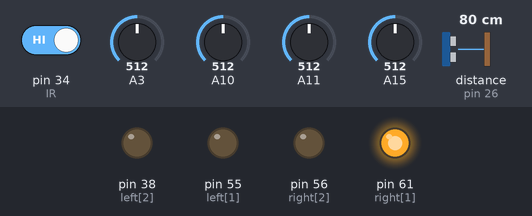
The sketch below on a simulated Arduino Mega 2560, built with avr-gcc and run on an emulated ATmega2560. Parts: output pins drawn as LEDs (lit = HIGH). Wiring (inferred from the names in the program): ultrasonic range finder: trigger pin 28; echo pin 26. The inputs (shaded band) are chosen by the test bench; at power-on: A3 = 512, distance to the obstacle (sensor on pin 26) 80 cm, pin 34 (IR) HIGH, A10 = 512, A11 = 512, A15 = 512. The echo pulse lasts 58.3 µs per cm; pins used as bus, display or sensor lines are not drawn; what the sketch prints to the serial monitor is not drawn.

Above: at 10.5 s.
10.6 s: A3 set to 544
12.1 s: A3 set to 562
At 12.4 s:
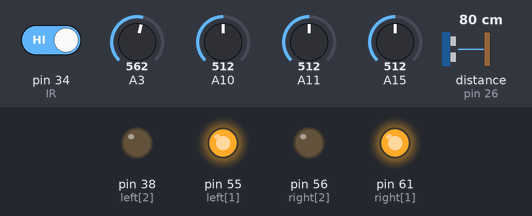
13.6 s: A3 set to 490
At 14.6 s:
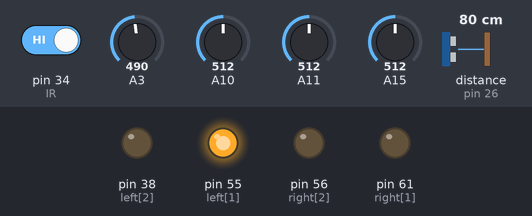
15.3 s: distance to the obstacle (sensor on pin 26) set to 35 cm
At 17.5 s:
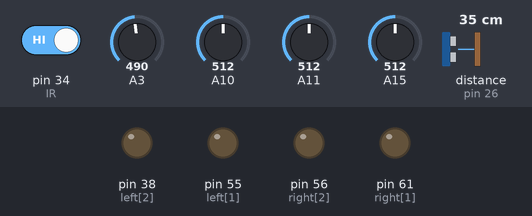
18.3 s: distance to the obstacle (sensor on pin 26) set to 60 cm
At 20.4 s:
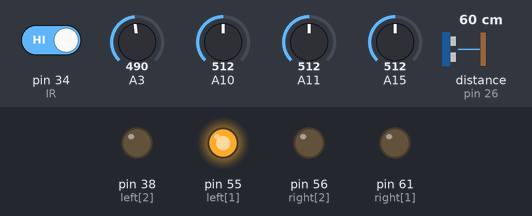
Timing chart, 0 to 21.8 s (numbered marks = the images above; inputs shaded):
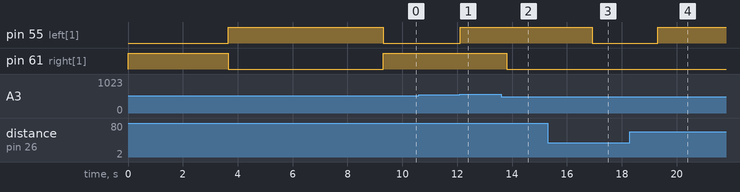

The sketch:

sumobot.ino
```cpp
#define TRIG              28
#define ECHO              26
#define VCC1              40
#define VCC2              A14
#define GND1              42
#define GND2              A5
#define IR                34
enum us_sensor_phase {
  trigger,
  sending,
  receive
};
enum us_sensor_phase ultrasonicPhase = trigger;
unsigned long ultrasonicPhaseTime = 0;
unsigned long ultrasonicPulseDuration = 0;
unsigned int ultrasonicDistanceInCentimeters = 0;
unsigned int lastUltrasonicDistanceInCentimeters = 0;
int blackdifference = 40;
int left[3]={54,55,38};//step,dir,ena
int right[3]={60,61,56};
int irsensor[4]={3,11,10,15};
int mode[4];
int maxDev[4];
int getdata[32];
int getdev[32];
int getdist[32];
int reading1[4][8];
int reading2[4][8];
int lag=0;
int filterdistance=0;
int filtercount=0;
int stepcount=0;
boolean lastleft=false;
boolean justavoided=false;
int lastavoid=0;
unsigned long t[4]={0,0,0,0};
unsigned int distance = 0;
boolean leftdir[4] ={0,1,0,1};
boolean rightdir[4]={0,1,1,0};
boolean stp = false;
boolean detect[4]={false,false,false,false};
boolean enemyahead=false;
boolean avoid=false;
boolean irdata[32];
void setup() {
  for(int i=0;i<32;i++)
    irdata[i]=false;
  Serial.begin(9600);
  //Set pins
  for(int i=0;i<3;i++){
    pinMode(left[i],OUTPUT);
    pinMode(right[i],OUTPUT);
  }
  pinMode(TRIG, OUTPUT);
  pinMode(ECHO, INPUT);
  pinMode(VCC1,OUTPUT);
  pinMode(VCC2,OUTPUT);
  pinMode(GND1,OUTPUT);
  pinMode(GND2,OUTPUT);
  pinMode(IR,INPUT_PULLUP);
  //Initial states
  digitalWrite(left[2], LOW);
  digitalWrite(right[2], LOW);
  digitalWrite(VCC1,HIGH);
  digitalWrite(VCC2,HIGH);
  digitalWrite(GND1,LOW);
  digitalWrite(GND2,LOW);
  calibrate();
  delay(2000);
}
void loop(){
  refresh();
  sampleSensor();
 // for(int i=0;i<4;i++)
 // Serial.print((String)(analogRead(irsensor[i])-mode[i])+" , ");
 // Serial.println();
  if(checkIfClear(detect)){
    avoid=true;
    stepcount=0;
    }else{
         if(filterdistance<50&&filterdistance>15){
    directMov(0,7);
    lastleft=true;
  }if((filterdistance>50&&enemyahead)||(filterdistance<=15&&enemyahead)&&lastleft){
    directMov(3,2);
  }if(filterdistance<=15&&enemyahead){
    lastleft=true;
  }if((filterdistance<=15&&!enemyahead)&&!lastleft){
    directMov(2,4);
  }if(filterdistance<=15&&!enemyahead&&lastleft){
    directMov(0,7);
  }if(filterdistance>50&&!enemyahead){
    lastleft=false;
    if(lastavoid==2)directMov(2,5);
    else directMov(3,5);
  }
    }
//--------------------------------------------------
     while(avoid){
      refresh();
      sampleSensor();
      for(int i=0;i<4;i++)
      if(detect[i]){
        if(i!=lastavoid)stepcount=0;
        lastavoid=i;
      }
      switch(lastavoid){
        case 0:
        radialback();
        break;
        case 2:
        radialbackleft();
        break;
        case 3:
        radialbackright();
        break;
        case 1:
        desperation();
        break;
      }
    }
  }

/*
void loop () {
  refresh();
  //for(int i=0;i<4;i++)
  //Serial.print((String)(analogRead(irsensor[i])-mode[i])+" , ");
  //Serial.println();
  sampleSensor();
  if(!checkIfClear(detect)&&!avoid){
   if(filterdistance<50&&filterdistance>15){
    directMov(0,7);
    lastleft=true;
  }if((filterdistance>50&&enemyahead)||(filterdistance<=15&&enemyahead)&&lastleft){
    directMov(3,2);
  }if(filterdistance<=15&&enemyahead){
    lastleft=true;
  }if((filterdistance<=15&&!enemyahead)&&!lastleft){
    directMov(2,4);
  }if(filterdistance<=15&&!enemyahead&&lastleft){
    directMov(0,7);
  }if(filterdistance>50&&!enemyahead){
    lastleft=false;
    directMov(2,5);
  }
  }
  ///Serial.println(ultrasonicDistanceInCentimeters);
   //Serial.println((String)(detect[0])?"black":"white"+" , "+(String)(detect[1])?"black":"white"+" , "+(String)(detect[2])?"black":"white"+" , "+(String)(detect[3])?"black":"white");
Serial.println((String)(analogRead(irsensor[0])-mode[0]));
//Serial.println((String)(detect[0])?"black":"white");
//if(enemyahead)Serial.println("Black");
//else Serial.println("White");
}
*/
void refresh(){
  t[0] = micros();
  pingPong();
}
void directMov(int dir,int rps){
      digitalWrite(left[1]   , leftdir[dir]);
      digitalWrite(right[1]  , rightdir[dir]);
      if((t[0]-t[1])>=((500.00)/rps)-lag){
      stp=!stp;
      t[1]=t[0];
      lag=0;
      }
      digitalWrite(left[0],stp);
      digitalWrite(right[0],stp);
}
void calibrate(){
      digitalWrite(left[1]   , leftdir[2]);
      digitalWrite(right[1]  , rightdir[2]);
      for(int i=0;i<8;i++){
        for(int p=0;p<4;p++)
          getdata[i+(8*p)]=analogRead(irsensor[p]);
      for(int stpcnt=0;stpcnt<1050;stpcnt++){
        digitalWrite(left[0],HIGH);
        digitalWrite(right[0],HIGH);
        delayMicroseconds(20);
        digitalWrite(left[0],LOW);
        digitalWrite(right[0],LOW);
        delayMicroseconds(400);
      }
      }
      for(int i=0;i<4;i++){
        for(int p=0;p<8;p++){
          reading2[i][p]=getdata[p+(8*i)];
          //Serial.println(reading[i]);
        }
        mode[i]=getMode(reading2[i]);
      }
          // Serial.println((String)mode[0]+" , "+mode[1]+" , "+mode[2]+" , "+mode[3]);
      digitalWrite(left[1]   , leftdir[3]);
      digitalWrite(right[1]  , rightdir[3]);
      for(int i=0;i<8;i++){
        for(int p=0;p<4;p++)
          getdev[i+(8*p)]=abs(analogRead(irsensor[p])-mode[p]);
      for(int stpcnt=0;stpcnt<1050;stpcnt++){
        digitalWrite(left[0],HIGH);
        digitalWrite(right[0],HIGH);
        delayMicroseconds(20);
        digitalWrite(left[0],LOW);
        digitalWrite(right[0],LOW);
        delayMicroseconds(400);
      }
      }
      for(int i=0;i<4;i++){
        for(int p=0;p<8;p++){
          reading1[i][p]=getdev[p+(8*i)];
       //   Serial.println(reading1[i][p]);
        }
        maxDev[i]=getMaxDev(reading1[i]);
        //Serial.println(maxDev[i]);
      }
     Serial.println((String)maxDev[0]+" , "+maxDev[1]+" , "+maxDev[2]+" , "+maxDev[3]);
}
void sampleSensor(){
  if(t[0]-t[2]>=100000){
  for(int i=0;i<4;i++)
  detect[i]=(abs(analogRead(irsensor[i])-mode[i])>maxDev[i])?true:false;
  t[2]=t[0];
  lag=460;
  }
}
int getMode(int val[8]){
  int modecnt=0,temp=0,num=0;
  for(int i=0;i<7;i++){
    for(int p=i+1;p<8;p++){
    if(val[i]==val[p])temp++;
    }
    if(temp>modecnt){
      modecnt=temp;
      temp=0;
      num=i;
    }
  }
  return val[num];
}
int getMode2(int val[32]){
  int modecnt=0,temp=0,num=0;
  for(int i=0;i<31;i++){
    for(int p=i+1;p<32;p++){
    if(val[i]==val[p])temp++;
    }
    if(temp>modecnt){
      modecnt=temp;
      temp=0;
      num=i;
    }
  }
  return val[num];
}
int getMaxDev(int dev[8]){
  int maxDev=0;
  for(int i=0;i<8;i++)
    if(dev[i]>maxDev&&dev[i]<=100)maxDev=dev[i];
    return maxDev+blackdifference;
}
void pingPong(){
  switch(ultrasonicPhase) {
  case trigger:
    ultrasonicPhase = sending;
    digitalWrite(TRIG, LOW);
    delayMicroseconds(10);
    digitalWrite(TRIG, HIGH);
    delayMicroseconds(20);
    digitalWrite(TRIG, LOW);
    ultrasonicPhaseTime = micros();
    break;
  case sending:
    if((micros() - ultrasonicPhaseTime) > 500UL ) {
      ultrasonicPhase = trigger;
    } else if(digitalRead(ECHO) == HIGH) {
      ultrasonicPhase = receive;
      ultrasonicPhaseTime = micros();
    }
    break;
  case receive:
    if((micros() - ultrasonicPhaseTime) > 20000UL) {
      ultrasonicPhase = trigger;
    } else if(digitalRead(ECHO) == LOW) {
      ultrasonicPulseDuration = (micros() - ultrasonicPhaseTime);
      ultrasonicDistanceInCentimeters = ultrasonicPulseDuration / 58.2;
      ultrasonicPhase = trigger;
    }
    break;
  }

  if(ultrasonicDistanceInCentimeters != lastUltrasonicDistanceInCentimeters) {
    lastUltrasonicDistanceInCentimeters = ultrasonicDistanceInCentimeters;
    getdist[filtercount]=ultrasonicDistanceInCentimeters;
    irdata[filtercount]=!digitalRead(IR);
    if(filtercount<31)filtercount++;
    else {
      filtercount=0;
      filterdistance=getMode2(getdist);
      enemyahead=checkIfAllFalse(irdata);
    }
  }
}
boolean checkIfAllFalse(boolean getirdata[32]){
  for(int i=0;i<32;i++)
    if(getirdata[i]) return true;
  return false;
}
boolean checkIfClear(boolean getavoid[4]){
    for(int i=0;i<4;i++)
    if(getavoid[i]) return true;
  return false;
}
void radialbackleft(){
      digitalWrite(right[1],1);
      if((t[0]-t[1])>=accelerator(stepcount)&&stepcount<16000){
      stp=!stp;
      t[1]=t[0];
      stepcount++;
      if(stepcount>=16000)avoid=false;
      }
      digitalWrite(right[0],stp);

}
void radialbackright(){
      digitalWrite(left[1],1);
      if((t[0]-t[1])>=accelerator(stepcount)&&stepcount<16000){
      stp=!stp;
      t[1]=t[0];
      stepcount++;
      if(stepcount>=16000)avoid=false;
      }
      digitalWrite(left[0],stp);
}
void radialback(){
      digitalWrite(left[1],1);
      digitalWrite(right[1],1);
      if((t[0]-t[1])>=accelerator((stepcount<8000)?stepcount:stepcount-8000)&&stepcount<16000){
      stp=!stp;
      t[1]=t[0];
      stepcount++;
      if(stepcount>=16000)avoid=false;
      }
      if(stepcount<8000)digitalWrite(left[0],stp);
      else digitalWrite(right[0],stp);
}
void desperation(){
        digitalWrite(left[1],1);
        digitalWrite(right[1],0);
      if((t[0]-t[1])>=accelerator(stepcount)&&stepcount<50000){
      stp=!stp;
      t[1]=t[0];
      stepcount++;
      if(stepcount>=50000)avoid=false;
      }
      digitalWrite(left[0],stp);
      digitalWrite(right[0],stp);
}
int accelerator(int stpcnt){
 if(stpcnt<500){
    return map(stpcnt,0,500,300,100);
  }else if(stpcnt<4000){
    return map(stpcnt,500,4000,100,50);
  }else if(stpcnt>=4000){
    return 50;
  }
}
```

Measured:
- the behaviour switches between 552 and 553 on A3 (found by bisection; images 0 and 1)
- after the input at 10.6 s, every drawn part: stays the same
- after the input at 12.1 s, pin 55 (left[1]): LOW → HIGH at once
- after the input at 13.6 s, pin 61 (right[1]): HIGH → LOW after 0.20 s
- after the input at 15.3 s, pin 55 (left[1]): HIGH → LOW after 1.6 s
- after the input at 18.3 s, pin 55 (left[1]): LOW → HIGH after 1.0 s
